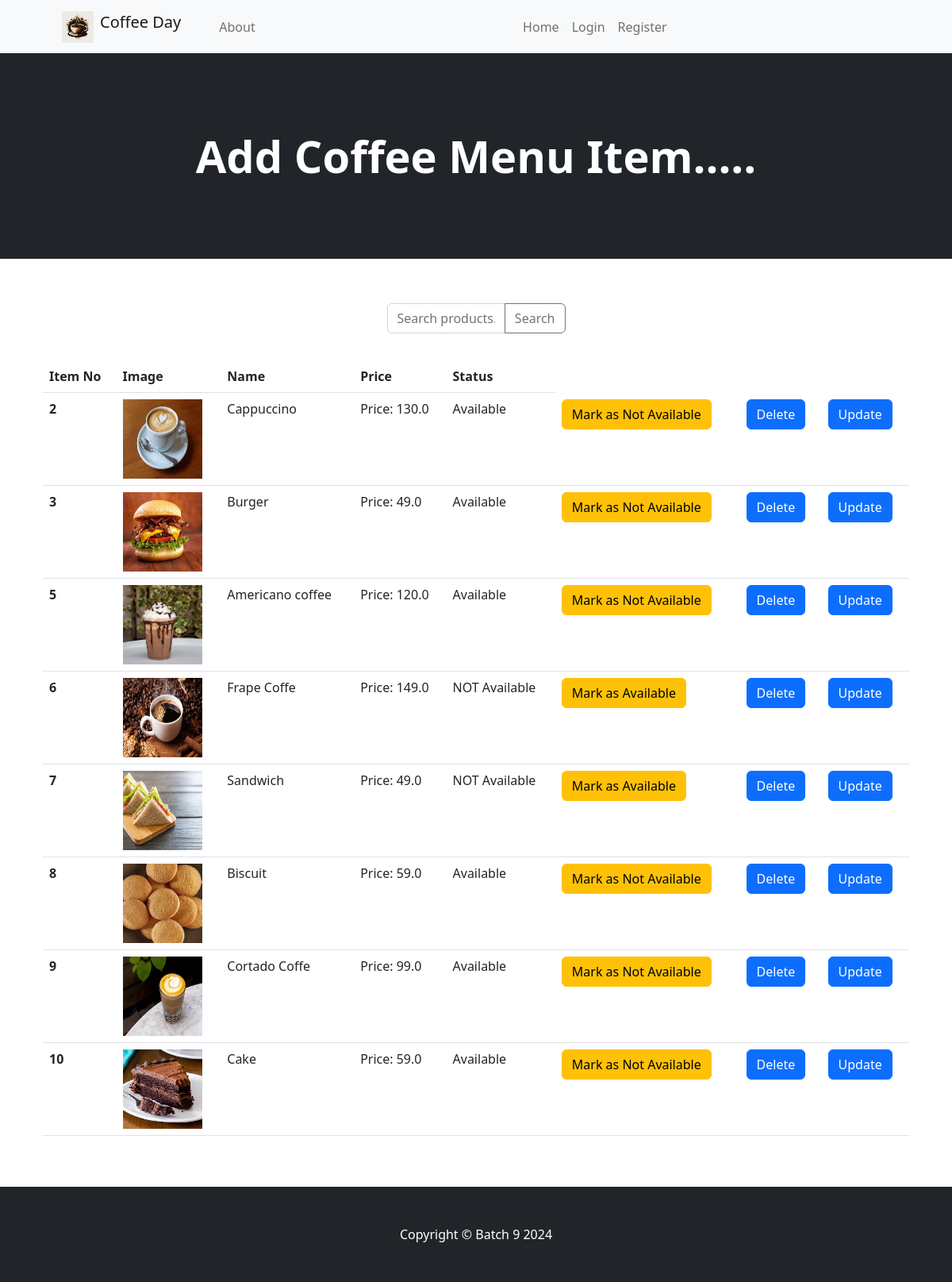
The app's page /items/ with its own data.
### app/models.py (models this page shows, shortened)
class coffeemenu(models.Model):
    name = models.CharField(max_length=100)
    price=models.FloatField(default=0)
    description=models.CharField(max_length=100,default='')
    image=models.ImageField(upload_to='uploads/products/')
    available=models.BooleanField(default=True)

### app/views.py (the view)
# urls.py: path('items/',items, name='items'),
def items(request):
    coffeemenu_items = coffeemenu.objects.all()
    return render(request, 'items.html', {'coffeemenu_items': coffeemenu_items})

### app/templates/items.html (shortened to what this page needs)
{% extends "base.html" %}
{% block contant %}
{% include "navbar.html" %}
<header class="bg-dark py-5">
    <div class="container px-4 px-lg-5 my-5">
        <div class="text-center text-white">
            <h1 class="display-4 fw-bolder">Add Coffee Menu Item.....</h1>
        </div>
    </div>
</header>
<body>
    <section class="py-5">
        <div class="container px-4 px-lg-5 mt-2">
            <div class="row gx-4 gx-lg-5 row-cols-2 row-cols-md-3 row-cols-xl-4 justify-content-center">
    <form action="{% url 'search_items' %}" method="get" class="navbar-form">
        <div class="input-group">
            <input type="text" class="form-control" placeholder="Search products..." name="q">
            <button type="submit" class="btn btn-outline-secondary">Search</button>
        </div>
    </form>
    <br><br><br>
<table class="table">
    <thead>
      <tr>
        <th scope="col">Item No</th>
        <th scope="col">Image</th>
        <th scope="col">Name</th>
        <th scope="col">Price</th>
        <th scope="col">Status</th>
      </tr>
    </thead>
    <tbody>
        {% for item in coffeemenu_items %}
            <tr>
                <th scope="row">{{ item.id }}</th>
                <td> <img src="{{ item.image.url }}" alt="{{ item.name }}" style="width: 100px; height: 100px;"></td>
                <td>{{ item.name }}</td>
                <td>Price: {{ item.price }}</td>
                <td>
                {% if item.available %}
                    Available
                {% else %}
                    NOT Available
                {% endif %}
                </td>
                <td>
                    <form action="{% url 'toggle_availability' item.id %}" method="post" style="display:inline;">
                        <button type="submit" class="btn btn-warning">
                            {% if item.available %}
                                Mark as Not Available
                            {% else %}
                                Mark as Available
                            {% endif %}
                        </button>
                    </form>
                </td>
                <td>
                    <a class="btn btn-primary" href="{% url 'delete_item' item.id %}">Delete</a>
                </td>
                <td>
                    <a class="btn btn-primary" href="{% url 'update_item' item.id %}">Update</a>
                </td>
            </tr>
    {% endfor %}
    </tbody>
  </table>
</div>
</div>
</section>
  <body>
    {% endblock %}

### records on screen
coffeemenu: id "2", image (picture), name "Cappuccino", price "130.0", available "Available"
coffeemenu: id "3", image (picture), name "Burger", price "49.0", available "Available"
coffeemenu: id "5", image (picture), name "Americano coffee", price "120.0", available "Available"
coffeemenu: id "6", image (picture), name "Frape Coffe", price "149.0", available "NOT Available"
coffeemenu: id "7", image (picture), name "Sandwich", price "49.0", available "NOT Available"
coffeemenu: id "8", image (picture), name "Biscuit", price "59.0", available "Available"
coffeemenu: id "9", image (picture), name "Cortado Coffe", price "99.0", available "Available"
coffeemenu: id "10", image (picture), name "Cake", price "59.0", available "Available"
